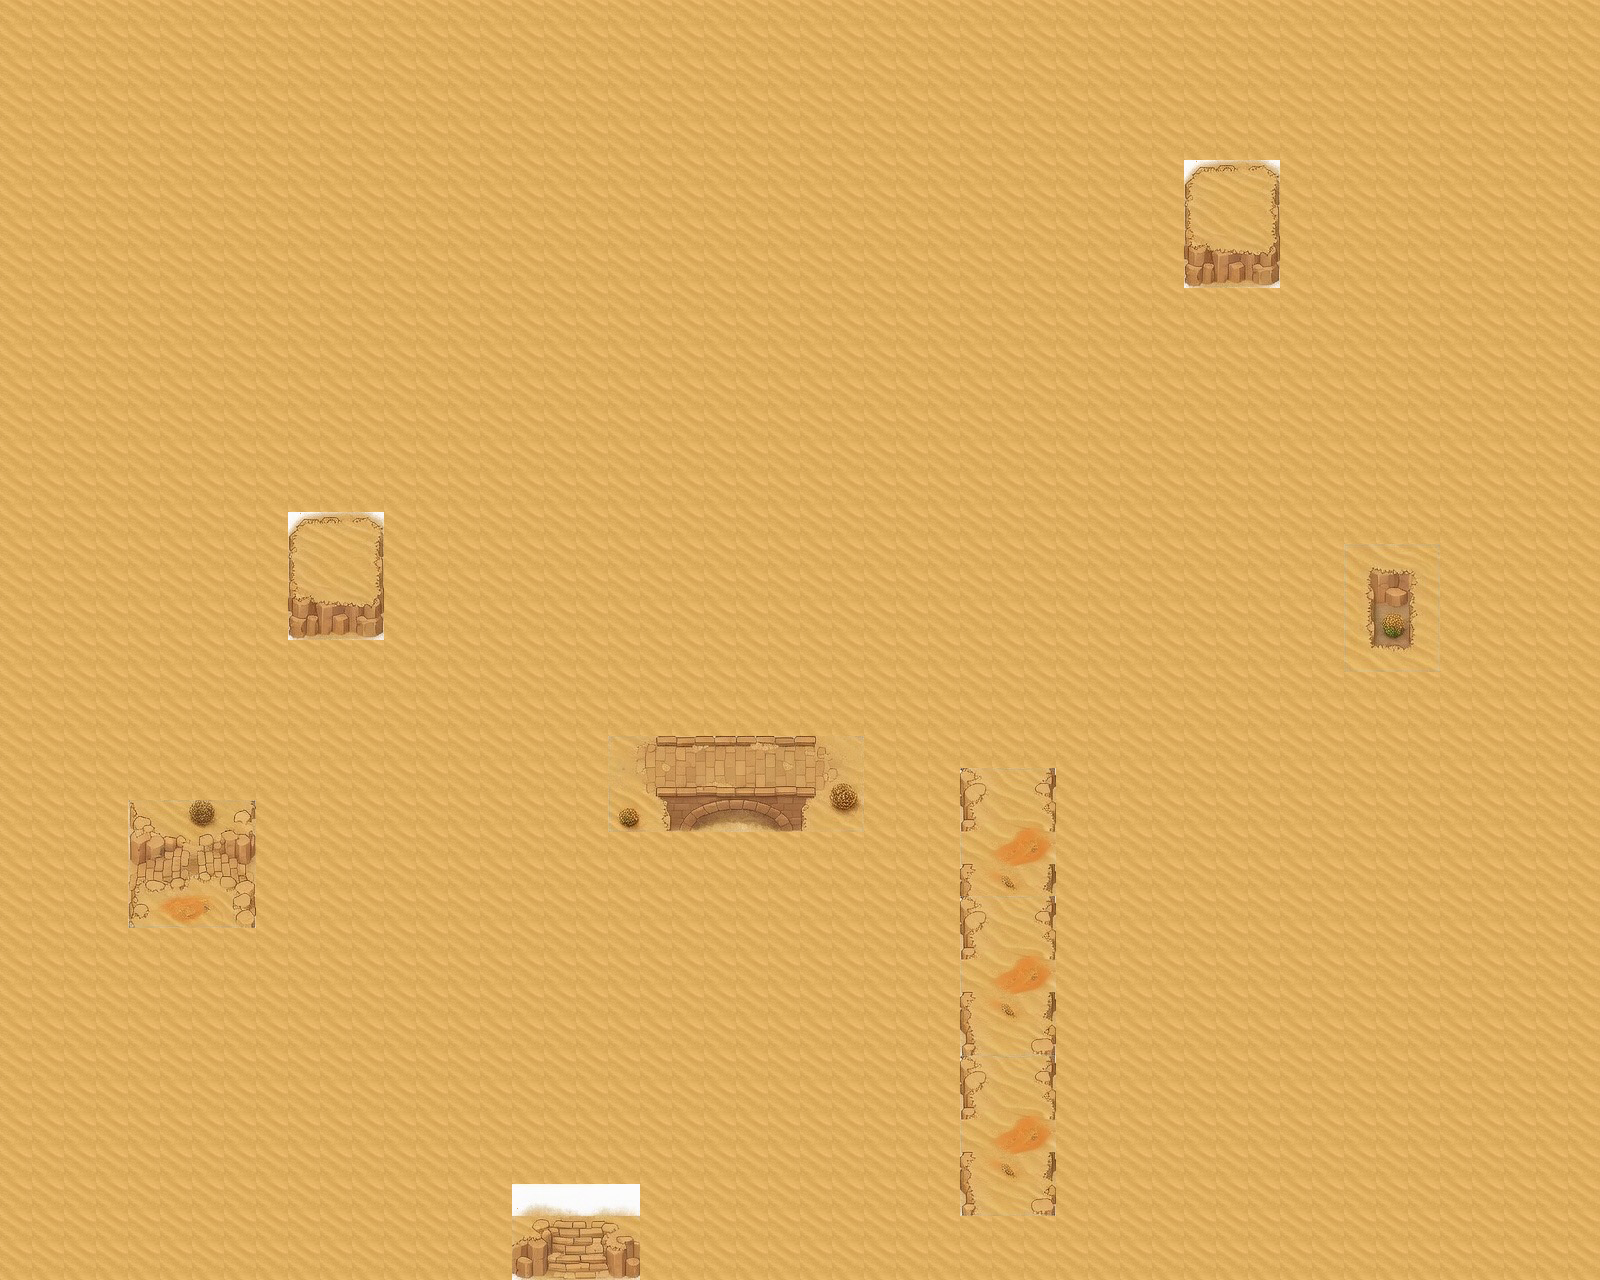

A 2D game scene composited from a Tiled map and its tileset images. What follows is a short description and the map's XML, with each tile layer's data collapsed to a summary:
An orthogonal 50x40 tile map with 32x32 px tiles, 2 tile layers (Ground, Tile Layer 2).

<map version="1.10" tiledversion="1.12.1" orientation="orthogonal" renderorder="right-down" width="50" height="40" tilewidth="32" tileheight="32" infinite="0" nextlayerid="3" nextobjectid="1">
 <tileset firstgid="1" source="tilesets/tileset-wind.tsx" />
 <layer id="1" name="Ground" width="50" height="40">
  <data>[2000 cells, 2000 non-empty, 1 distinct tile ids]</data>
 </layer>
 <layer id="2" name="Tile Layer 2" width="50" height="40">
  <data>[2000 cells, 130 non-empty, 91 distinct tile ids]</data>
 </layer>
</map>
